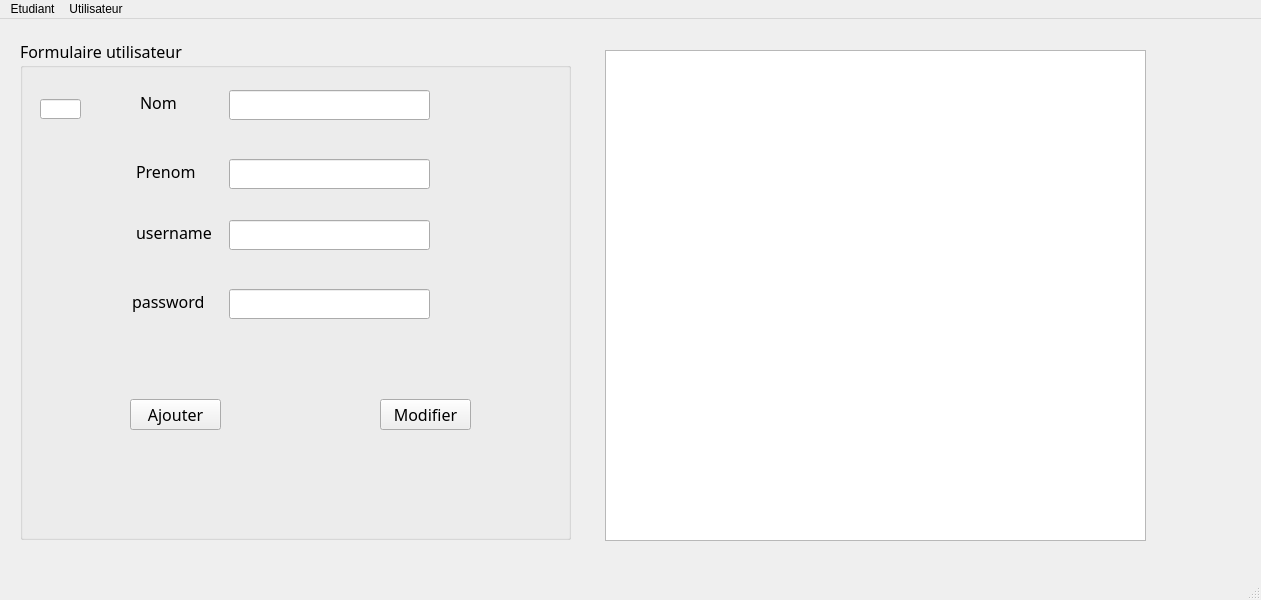
<?xml version="1.0" encoding="UTF-8"?>
<ui version="4.0">
 <class>FormUtilisateur</class>
 <widget class="QMainWindow" name="FormUtilisateur">
  <property name="geometry">
   <rect>
    <x>0</x>
    <y>0</y>
    <width>1261</width>
    <height>600</height>
   </rect>
  </property>
  <property name="windowTitle">
   <string>MainWindow</string>
  </property>
  <widget class="QWidget" name="centralwidget">
   <widget class="QGroupBox" name="groupBox">
    <property name="geometry">
     <rect>
      <x>20</x>
      <y>20</y>
      <width>551</width>
      <height>501</height>
     </rect>
    </property>
    <property name="font">
     <font>
      <family>Quicksand</family>
      <pointsize>12</pointsize>
     </font>
    </property>
    <property name="title">
     <string>Formulaire utilisateur</string>
    </property>
    <widget class="QLabel" name="label">
     <property name="geometry">
      <rect>
       <x>120</x>
       <y>51</y>
       <width>37</width>
       <height>24</height>
      </rect>
     </property>
     <property name="text">
      <string>Nom</string>
     </property>
    </widget>
    <widget class="QLineEdit" name="txtnom">
     <property name="geometry">
      <rect>
       <x>209</x>
       <y>51</y>
       <width>201</width>
       <height>30</height>
      </rect>
     </property>
    </widget>
    <widget class="QLabel" name="label_2">
     <property name="geometry">
      <rect>
       <x>116</x>
       <y>120</y>
       <width>71</width>
       <height>24</height>
      </rect>
     </property>
     <property name="text">
      <string>Prenom</string>
     </property>
    </widget>
    <widget class="QLineEdit" name="txtprenom">
     <property name="geometry">
      <rect>
       <x>209</x>
       <y>120</y>
       <width>201</width>
       <height>30</height>
      </rect>
     </property>
    </widget>
    <widget class="QLineEdit" name="txtpassword">
     <property name="geometry">
      <rect>
       <x>209</x>
       <y>250</y>
       <width>201</width>
       <height>30</height>
      </rect>
     </property>
     <property name="echoMode">
      <enum>QLineEdit::Password</enum>
     </property>
    </widget>
    <widget class="QLabel" name="label_3">
     <property name="geometry">
      <rect>
       <x>116</x>
       <y>181</y>
       <width>81</width>
       <height>24</height>
      </rect>
     </property>
     <property name="text">
      <string>username</string>
     </property>
    </widget>
    <widget class="QLabel" name="label_4">
     <property name="geometry">
      <rect>
       <x>112</x>
       <y>250</y>
       <width>81</width>
       <height>24</height>
      </rect>
     </property>
     <property name="text">
      <string>password</string>
     </property>
    </widget>
    <widget class="QLineEdit" name="txtlogin">
     <property name="geometry">
      <rect>
       <x>209</x>
       <y>181</y>
       <width>201</width>
       <height>30</height>
      </rect>
     </property>
    </widget>
    <widget class="QPushButton" name="btnAdd">
     <property name="geometry">
      <rect>
       <x>110</x>
       <y>360</y>
       <width>91</width>
       <height>31</height>
      </rect>
     </property>
     <property name="text">
      <string>Ajouter</string>
     </property>
    </widget>
    <widget class="QPushButton" name="btnModify">
     <property name="geometry">
      <rect>
       <x>360</x>
       <y>360</y>
       <width>91</width>
       <height>31</height>
      </rect>
     </property>
     <property name="text">
      <string>Modifier</string>
     </property>
    </widget>
    <widget class="QLineEdit" name="le_id">
     <property name="geometry">
      <rect>
       <x>20</x>
       <y>60</y>
       <width>41</width>
       <height>20</height>
      </rect>
     </property>
    </widget>
   </widget>
   <widget class="QTableView" name="tableView">
    <property name="geometry">
     <rect>
      <x>605</x>
      <y>31</y>
      <width>541</width>
      <height>491</height>
     </rect>
    </property>
   </widget>
  </widget>
  <widget class="QMenuBar" name="menubar">
   <property name="geometry">
    <rect>
     <x>0</x>
     <y>0</y>
     <width>1261</width>
     <height>21</height>
    </rect>
   </property>
   <widget class="QMenu" name="menuEtudiant">
    <property name="title">
     <string>Etudiant</string>
    </property>
    <addaction name="actiongestion_etudiant"/>
   </widget>
   <widget class="QMenu" name="menuUtilisateur">
    <property name="title">
     <string>Utilisateur</string>
    </property>
    <addaction name="actiongestion_utilisateur"/>
   </widget>
   <addaction name="menuEtudiant"/>
   <addaction name="menuUtilisateur"/>
  </widget>
  <widget class="QStatusBar" name="statusbar"/>
  <action name="actiongestion_etudiant">
   <property name="text">
    <string>gestion etudiant</string>
   </property>
  </action>
  <action name="actiongestion_utilisateur">
   <property name="text">
    <string>gestion utilisateur</string>
   </property>
  </action>
 </widget>
 <resources/>
 <connections/>
</ui>
